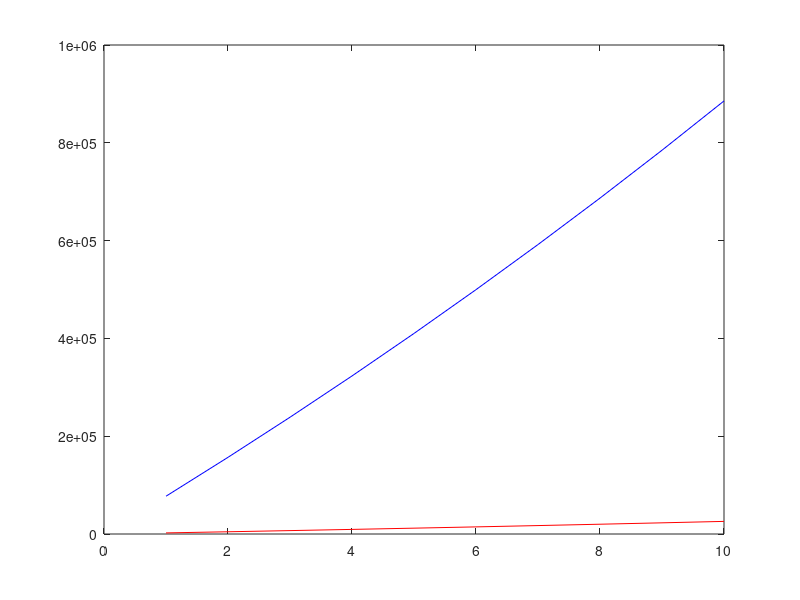
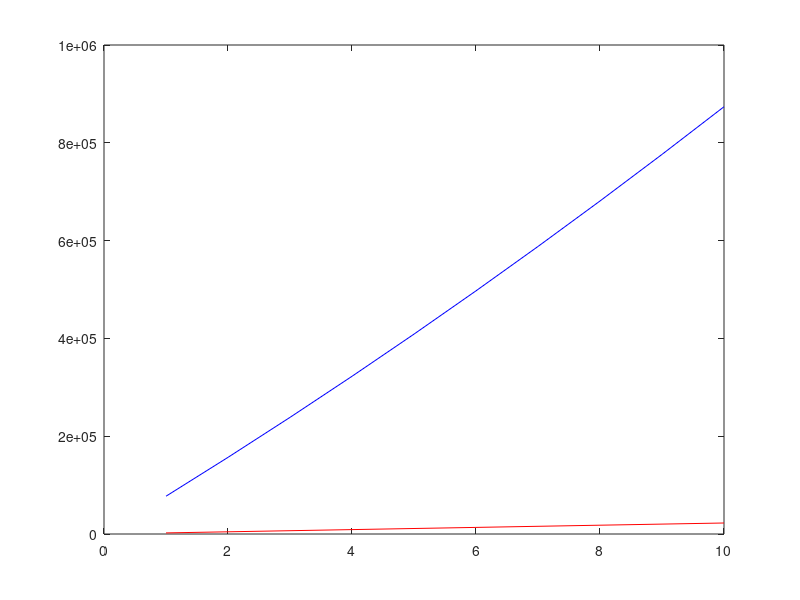

Here is the MATLAB script that generated these plots, in order:
%steves math problem

yearin = 75000;
interest = 0.03;
numyears = 10;

total = 0;
prevyear = 0;

stash = [];
% on principal + earnings
for yy = 1:numyears
    valtemp = prevyear + yearin;
    earnings = valtemp*interest
    total = earnings + valtemp
    prevyear = total;
    stash = [stash; total, earnings];
end

total

figure
plot(stash(:,1),'b');
hold on
plot(stash(:,2),'r');
hold off
%% only on principal

total = 0;
prevyear = 0;
sumearnings = 0;

stash = [];
for yy = 1:numyears
    valtemp = prevyear + yearin;
    earnings = valtemp*interest;
    sumearnings = sumearnings + earnings;
    total = sumearnings + valtemp;
    prevyear = valtemp;
    stash = [stash; total, earnings];
end
prevyear

total

figure
plot(stash(:,1),'b');
hold on
plot(stash(:,2),'r');
hold off

%% Other way

yy = numyears;
fact = 1:numyears;
principal = yearin*numyears
earnings = fact.*(yearin*interest)
total = principal + sum(earnings)
